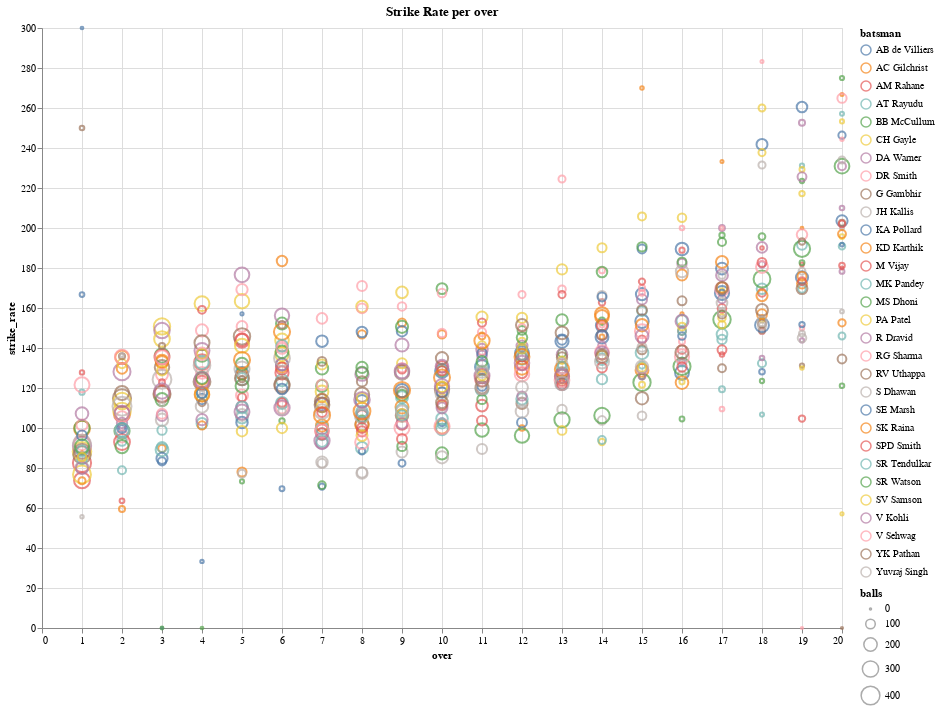

The notebook cell this image was saved under:
### Code cell
alt.Chart(sr_per_over).mark_point(shape="circle").encode(
    x='over',
    y='strike_rate',
    color='batsman',
    size='balls'
).properties(title='Strike Rate per over', width=800, height=600)

### Figure 1 — Vega-Lite specification as saved in the notebook (floating-point values rounded to 4 significant figures; data arrays with more than 128 entries replaced by an {"elided": "..."} marker saying what was removed)
{"config": {"view": {"continuousWidth": 400, "continuousHeight": 300}}, "data": {"name": "data-797df8d922f82ffa4459938693117995"}, "mark": {"type": "point", "shape": "circle"}, "encoding": {"color": {"field": "batsman", "type": "nominal"}, "size": {"field": "balls", "type": "quantitative"}, "x": {"field": "over", "type": "quantitative"}, "y": {"field": "strike_rate", "type": "quantitative"}}, "height": 600, "title": "Strike Rate per over", "width": 800, "$schema": "https://vega.github.io/schema/vega-lite/v4.17.0.json", "datasets": {"data-797df8d922f82ffa4459938693117995": {"elided": "596 records"}}}
